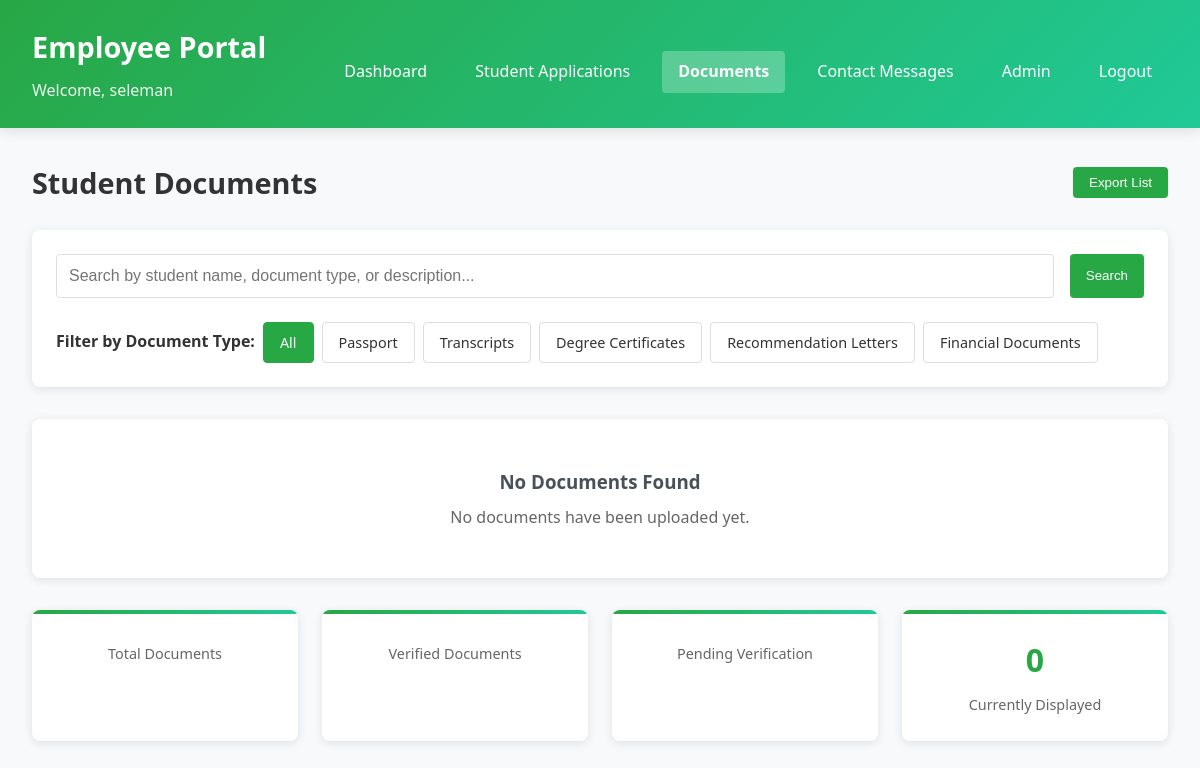
The app's page /employee/documents/ (signed in), older data.
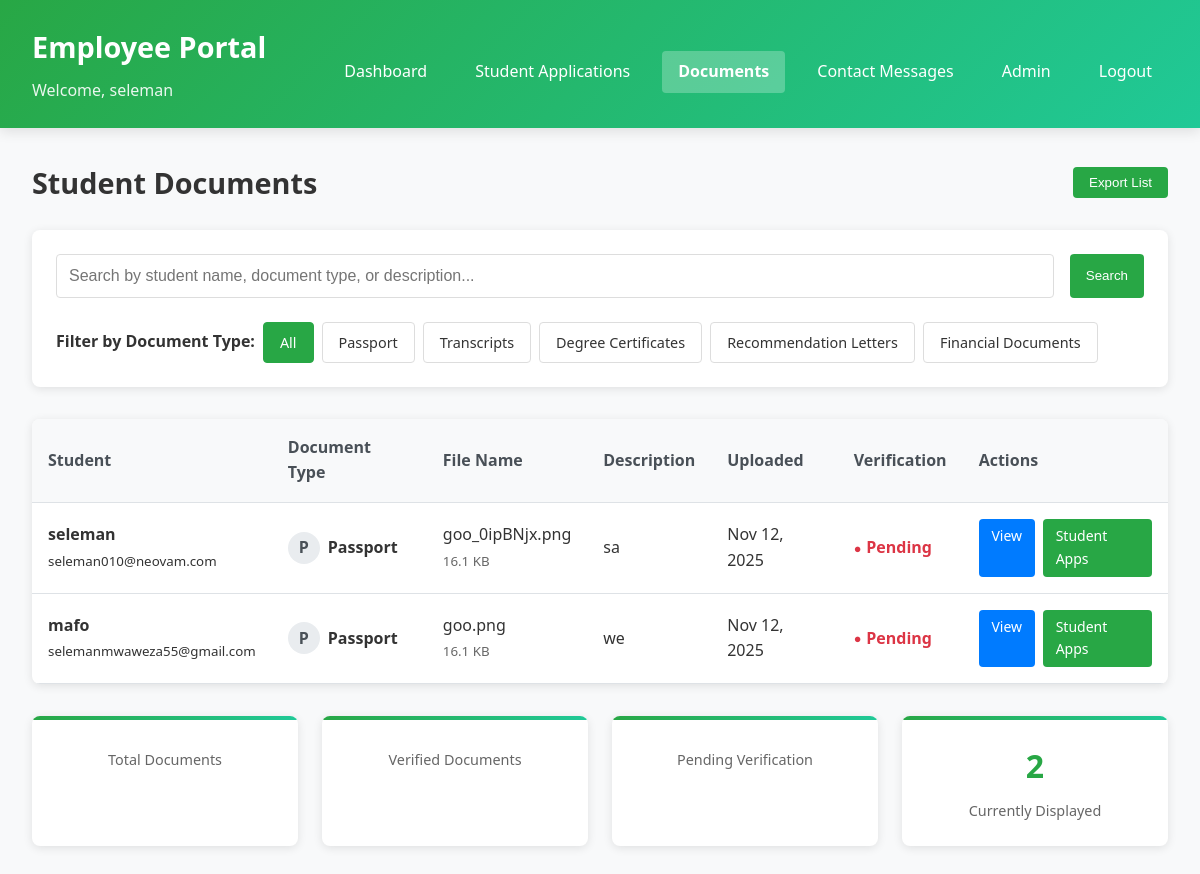
The same page, newer data.
### student_portal/models.py (models this page shows, shortened)
class Document(models.Model):
    DOCUMENT_TYPES = [
        ('passport', 'Passport'),
        ('academic_transcript', 'Academic Transcript'),
        ('degree_certificate', 'Degree Certificate'),
        ('recommendation_letter', 'Recommendation Letter'),
        ('sop', 'Statement of Purpose'),
        ('cv', 'CV'),
        ('language_test', 'Language Test Results'),
        ('financial_documents', 'Financial Documents'),
    ]
    student = models.ForeignKey(User, on_delete=models.CASCADE)
    document_type = models.CharField(max_length=50, choices=DOCUMENT_TYPES)
    file = models.FileField(upload_to='documents/')
    description = models.TextField(blank=True)
    uploaded_at = models.DateTimeField(auto_now_add=True)
    is_verified = models.BooleanField(default=False)

### employee/views.py (the view, shortened to what this page needs)
# urls.py: path('documents/', views.document_list, name='document_list'),
@login_required
def document_list(request):
    documents = Document.objects.all().order_by('-uploaded_at')
    doc_type_filter = request.GET.get('doc_type')
    if doc_type_filter:
        documents = documents.filter(document_type=doc_type_filter)
    search_query = request.GET.get('search')
    context = {
        'documents': documents,
        'doc_type_filter': doc_type_filter,
        'search_query': search_query,
    }
    return render(request, 'employee/document_list.html', context)

### employee/templates/employee/document_list.html (shortened to what this page needs)
<!DOCTYPE html>
<html lang="en">
<head>
</head>
<body>
    <div class="header">
        <div class="header-content">
            <div>
                <h1>Employee Portal</h1>
                <div class="welcome-text">Welcome, {{ user.get_full_name|default:user.username }}</div>
            </div>
            <nav class="nav-menu">
                <a href="{% url 'employee:employee_dashboard' %}">Dashboard</a>
                <a href="{% url 'employee:student_application_list' %}">Student Applications</a>
                <a href="{% url 'employee:document_list' %}" class="active">Documents</a>
                <a href="{% url 'employee:contact_messages' %}">Contact Messages</a>
                <a href="{% url 'admin:index' %}">Admin</a>
                <a href="{% url 'employee:employee_logout' %}">Logout</a>
            </nav>
        </div>
    </div>
    <div class="container">
        <div class="page-header">
            <h2>Student Documents</h2>
            <div class="btn-group">
                <button class="btn btn-success" id="exportBtn">Export List</button>
            </div>
        </div>
        <div class="filters">
            <form method="get" class="search-box">
                <input type="text" name="search" placeholder="Search by student name, document type, or description..." value="{{ search_query|default:'' }}">
                <button type="submit" class="btn btn-success">Search</button>
            </form>
            <div class="doc-type-filters">
                <strong>Filter by Document Type:</strong>
                <a href="{% url 'employee:document_list' %}" class="filter-btn {% if not doc_type_filter %}active{% endif %}">All</a>
                <a href="?doc_type=passport" class="filter-btn {% if doc_type_filter == 'passport' %}active{% endif %}">Passport</a>
                <a href="?doc_type=academic_transcript" class="filter-btn {% if doc_type_filter == 'academic_transcript' %}active{% endif %}">Transcripts</a>
                <a href="?doc_type=degree_certificate" class="filter-btn {% if doc_type_filter == 'degree_certificate' %}active{% endif %}">Degree Certificates</a>
                <a href="?doc_type=recommendation_letter" class="filter-btn {% if doc_type_filter == 'recommendation_letter' %}active{% endif %}">Recommendation Letters</a>
                <a href="?doc_type=financial_documents" class="filter-btn {% if doc_type_filter == 'financial_documents' %}active{% endif %}">Financial Documents</a>
            </div>
        </div>
        <div class="table-container">
            {% if documents %}
            <table>
                <thead>
                    <tr>
                        <th>Student</th>
                        <th>Document Type</th>
                        <th>File Name</th>
                        <th>Description</th>
                        <th>Uploaded</th>
                        <th>Verification</th>
                        <th>Actions</th>
                    </tr>
                </thead>
                <tbody>
                    {% for doc in documents %}
                    <tr>
                        <td>
                            <strong>{{ doc.student.get_full_name|default:doc.student.username }}</strong><br>
                            <small>{{ doc.student.email }}</small>
                        </td>
                        <td>
                            <div style="display: flex; align-items: center;">
                                <span class="doc-type-icon">
                                    {% if doc.document_type == 'passport' %}P
                                    {% elif doc.document_type == 'academic_transcript' %}T
                                    {% elif doc.document_type == 'degree_certificate' %}D
                                    {% elif doc.document_type == 'recommendation_letter' %}R
                                    {% elif doc.document_type == 'financial_documents' %}F
                                    {% else %}D{% endif %}
                                </span>
                                <strong>{{ doc.get_document_type_display }}</strong>
                            </div>
                        </td>
                        <td>
                            {{ doc.file.name|slice:"12:" }}<br>
                            <small style="color: #666;">{{ doc.file.size|filesizeformat }}</small>
                        </td>
                        <td>
                            {% if doc.description %}
                                {{ doc.description|truncatewords:10 }}
                            {% else %}
                                <span style="color: #999;">No description</span>
                            {% endif %}
                        </td>
                        <td>{{ doc.uploaded_at|date:"M d, Y" }}</td>
                        <td>
                            {% if doc.is_verified %}
                                <span class="verified-badge">Verified</span>
                            {% else %}
                                <span class="pending-badge">Pending</span>
                            {% endif %}
                        </td>
                        <td>
                            <div class="btn-group">
                                <a href="{{ doc.file.url }}" target="_blank" class="btn btn-primary btn-sm">View</a>
                                <a href="{% url 'employee:student_application_list' %}?search={{ doc.student.username }}" class="btn btn-success btn-sm">Student Apps</a>
                            </div>
                        </td>
                    </tr>
                    {% endfor %}
                </tbody>
            </table>
            {% else %}
            <div class="empty-state">
                <h3>No Documents Found</h3>
                <p>{% if search_query or doc_type_filter %}Try adjusting your search criteria{% else %}No documents have been uploaded yet.{% endif %}</p>
            </div>
            {% endif %}
        </div>
        <div class="stats-grid">
            <div class="stat-card">
                <div class="stat-label">Total Documents</div>
            </div>
            <div class="stat-card">
                <div class="stat-label">Verified Documents</div>
            </div>
            <div class="stat-card">
                <div class="stat-label">Pending Verification</div>
            </div>
            <div class="stat-card">
                <div class="stat-number">{{ documents.count }}</div>
                <div class="stat-label">Currently Displayed</div>
            </div>
        </div>
    </div>
</body>
</html>

### employee/templates/employee/document_list.html (style rules this page uses)
* { margin: 0; padding: 0; box-sizing: border-box; }
body { font-family: 'Segoe UI', Tahoma, Geneva, Verdana, sans-serif; background-color: #f8f9fa; line-height: 1.6; color: #333; }
.header { background: linear-gradient(135deg, #28a745, #20c997); color: white; padding: 1.5rem 2rem; box-shadow: 0 4px 12px rgba(0,0,0,0.1); }
.header-content { display: flex; justify-content: space-between; align-items: center; flex-wrap: wrap; }
.header h1 { font-size: 1.8rem; margin-bottom: 0.5rem; }
.welcome-text { font-size: 1rem; opacity: 0.9; }
.nav-menu { display: flex; gap: 1rem; margin-top: 1rem; flex-wrap: wrap; }
.nav-menu a { color: white; text-decoration: none; padding: 0.5rem 1rem; border-radius: 4px; transition: all 0.3s ease; font-weight: 500; }
.nav-menu a.active { background: rgba(255,255,255,0.25); font-weight: bold; }
.container { max-width: 1400px; margin: 2rem auto; padding: 0 2rem; }
.page-header { display: flex; justify-content: space-between; align-items: center; margin-bottom: 1.5rem; flex-wrap: wrap; }
.page-header h2 { color: #333; font-size: 1.8rem; }
.filters { background: white; padding: 1.5rem; border-radius: 8px; margin-bottom: 2rem; box-shadow: 0 2px 10px rgba(0,0,0,0.1); }
.search-box { display: flex; gap: 1rem; margin-bottom: 1.5rem; flex-wrap: wrap; }
.search-box input { flex: 1; padding: 0.75rem; border: 1px solid #ddd; border-radius: 4px; min-width: 250px; font-size: 1rem; transition: border-color 0.3s; }
.doc-type-filters { display: flex; gap: 0.5rem; flex-wrap: wrap; align-items: center; }
.filter-btn { padding: 0.5rem 1rem; border: 1px solid #ddd; border-radius: 4px; background: white; cursor: pointer; text-decoration: none; color: #333; transition: all 0.3s ease; font-size: 0.9rem; }
.filter-btn.active { background: #28a745; color: white; border-color: #28a745; }
.table-container { background: white; border-radius: 8px; overflow: hidden; box-shadow: 0 2px 10px rgba(0,0,0,0.1); margin-bottom: 2rem; }
table { width: 100%; border-collapse: collapse; }
th, td { padding: 1rem; text-align: left; border-bottom: 1px solid #dee2e6; }
th { background: #f8f9fa; font-weight: bold; color: #495057; position: sticky; top: 0; }
tr { transition: background-color 0.2s ease; }
.btn { padding: 0.5rem 1rem; border-radius: 4px; text-decoration: none; display: inline-block; border: none; cursor: pointer; font-weight: 500; transition: all 0.3s ease; }
.btn-primary { background: #007bff; color: white; }
.btn-success { background: #28a745; color: white; }
.btn-sm { padding: 0.4rem 0.8rem; font-size: 0.875rem; }
.btn-group { display: flex; gap: 0.5rem; }
.pending-badge { color: #dc3545; font-weight: bold; display: flex; align-items: center; gap: 0.3rem; }
.pending-badge::before { content: "●"; font-size: 0.8rem; }
.stats-grid { display: grid; grid-template-columns: repeat(auto-fit, minmax(200px, 1fr)); gap: 1.5rem; margin-top: 2rem; }
.stat-card { background: white; padding: 1.5rem; border-radius: 8px; text-align: center; box-shadow: 0 2px 10px rgba(0,0,0,0.1); transition: transform 0.3s ease, box-shadow 0.3s ease; position: relative; overflow: hidden; }
.stat-card::before { content: ''; position: absolute; top: 0; left: 0; width: 100%; height: 4px; background: linear-gradient(90deg, #28a745, #20c997); }
.stat-number { font-size: 2rem; font-weight: bold; color: #28a745; margin-bottom: 0.5rem; }
.stat-label { color: #666; font-size: 0.9rem; }
.doc-type-icon { display: inline-flex; align-items: center; justify-content: center; width: 32px; height: 32px; background: #e9ecef; border-radius: 50%; margin-right: 0.5rem; font-weight: bold; color: #495057; }

Row changes from the older to the newer data that the page shows:
added Document: student.get_full_name "seleman", student.email "seleman010@neovam.com", shows "P", document_type "Passport", file.name "goo_0ipBNjx.png", file.size|filesizeformat "16.1 KB", description "sa", uploaded_at "Nov 12, 2025", is_verified "Pending"
added Document: student.get_full_name "mafo", student.email "selemanmwaweza55@gmail.com", shows "P", document_type "Passport", file.name "goo.png", file.size|filesizeformat "16.1 KB", description "we", uploaded_at "Nov 12, 2025", is_verified "Pending"
Text that changed along with them:
{{ documents.count }}: "0" → "2"
text no longer shown: "No Documents Found No documents have been uploaded yet."
text now shown: "Student Document Type File Name Description Uploaded Verification Actions"
